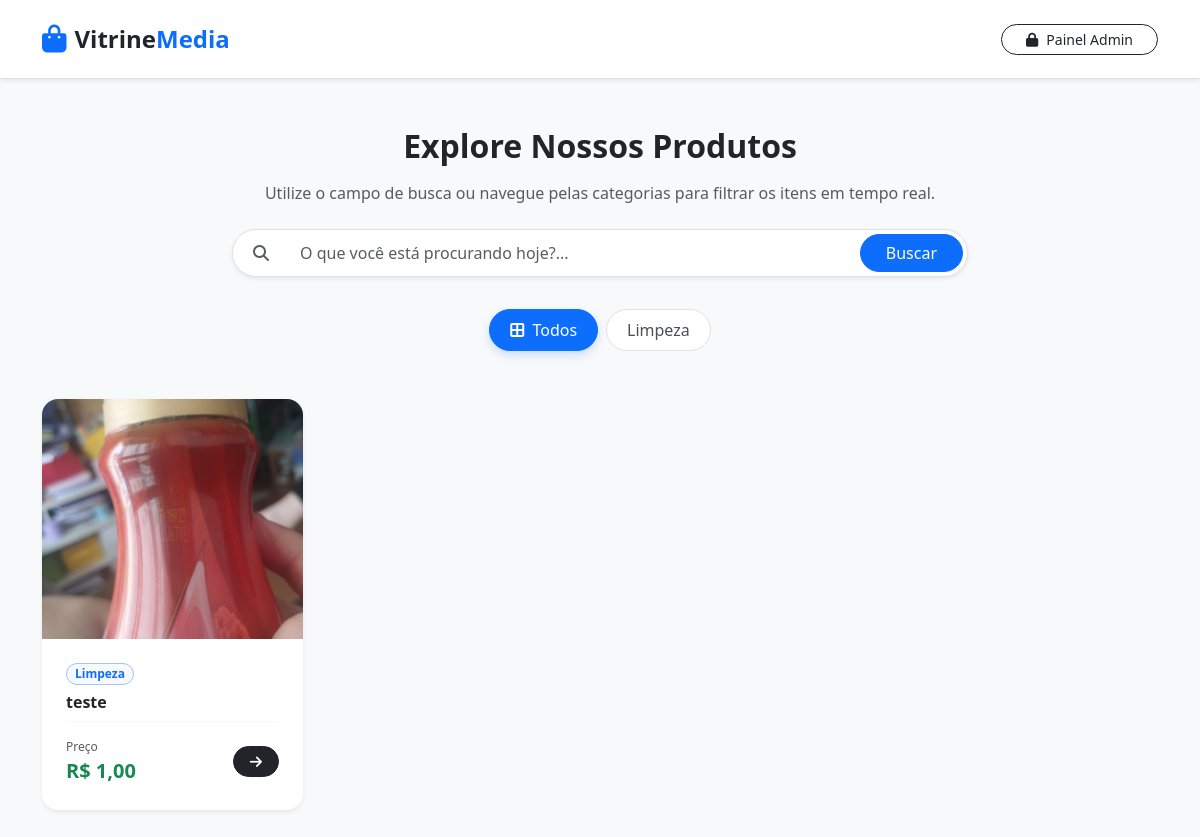
Before: / with the older database file.
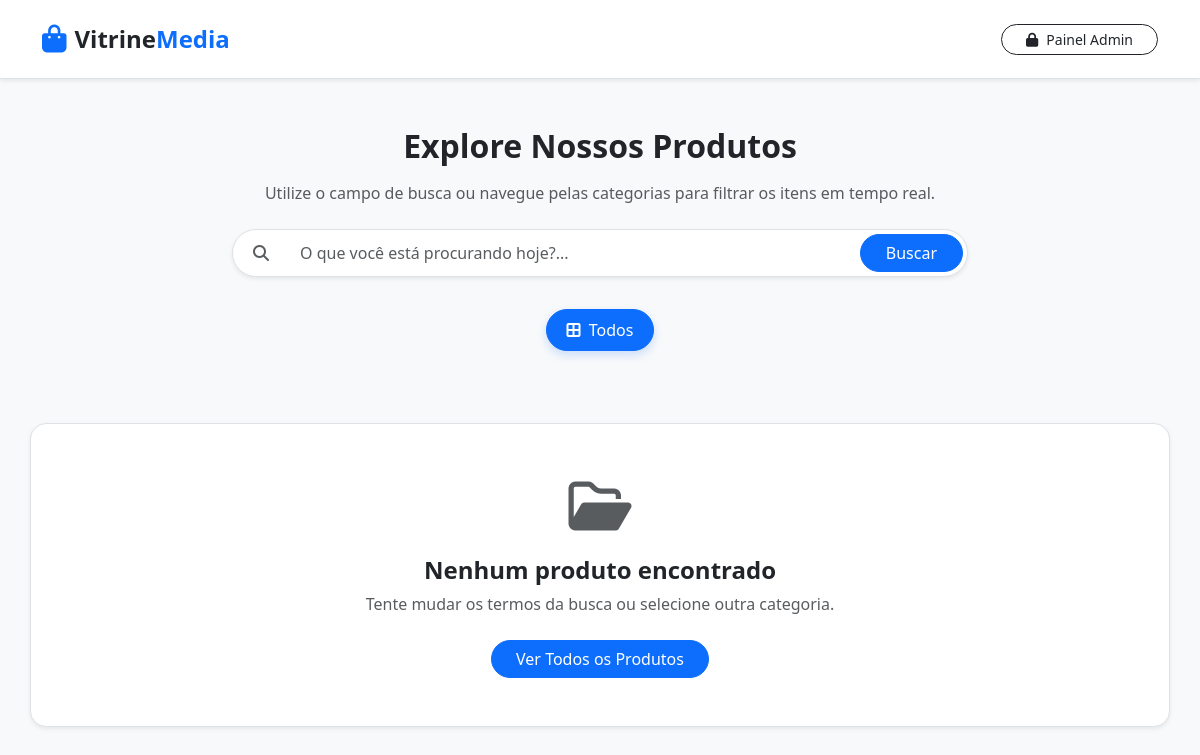
After: the same page with the newer database file.
### tables this page shows
CREATE TABLE `categorias` (
  `id` int(11) NOT NULL AUTO_INCREMENT,
  `nome` varchar(100) NOT NULL,
  `criado_em` timestamp NOT NULL DEFAULT CURRENT_TIMESTAMP,
  PRIMARY KEY (`id`)
);

CREATE TABLE `produtos` (
  `id` int(11) NOT NULL AUTO_INCREMENT,
  `categoria_id` int(11) NOT NULL,
  `nome` varchar(150) NOT NULL,
  `preco` decimal(10,2) NOT NULL,
  `criado_em` timestamp NOT NULL DEFAULT CURRENT_TIMESTAMP,
  `usuario_id` int(11) NOT NULL DEFAULT '1',
  PRIMARY KEY (`id`),
  KEY `categoria_id` (`categoria_id`),
  KEY `fk_produtos_usuarios` (`usuario_id`),
  CONSTRAINT `fk_produtos_usuarios` FOREIGN KEY (`usuario_id`) REFERENCES `usuarios` (`id`) ON DELETE CASCADE,
  CONSTRAINT `produtos_ibfk_1` FOREIGN KEY (`categoria_id`) REFERENCES `categorias` (`id`) ON DELETE CASCADE
);

### Controllers/ProdutoController.php (called while the page is built, shortened)
<?php
require_once __DIR__ . "/../Models/Produto.php";
require_once __DIR__ . "/../Models/Categoria.php";
class ProdutoController {
    private $model;
    private $catModel;
    public function __construct() {
        $this->model = new Produto();
        $this->catModel = new Categoria();
    }
    public function indexPublico() {
        $busca = isset($_GET["busca"]) ? trim($_GET["busca"]) : "";
        $cat_id = isset($_GET["categoria"]) ? filter_input(INPUT_GET, "categoria", FILTER_VALIDATE_INT) : "";
        $galeria = $this->model->allPublic($busca, $cat_id);
        $categorias = $this->catModel->all();
        $categoriaAtiva = $cat_id;
        require_once __DIR__ . "/../Views/galeria.php";
    }
}

### Models/Categoria.php (called while the page is built, shortened)
<?php
class Categoria {
    private $db;
    public function __construct() { global $pdo; $this->db = $pdo; }
    public function all($busca = "") {
        return $this->db->query("SELECT * FROM categorias ORDER BY nome ASC")->fetchAll(PDO::FETCH_ASSOC);
    }
}

### Models/Produto.php (called while the page is built, shortened)
<?php
class Produto {
    private $db;
    public function __construct() {
        global $pdo;
        $this->db = $pdo;
    }
    public function allPublic($busca = '', $cat_id = '') {
        $sql = "SELECT i.caminho, p.id as produto_id, p.nome as produto_nome, p.preco, c.nome as categoria_nome
                FROM produtos p
                LEFT JOIN imagens i ON i.produto_id = p.id AND i.id = (SELECT MIN(id) FROM imagens WHERE produto_id = p.id)
                JOIN categorias c ON p.categoria_id = c.id
                WHERE 1=1";
        $params = [];
        $sql .= " ORDER BY p.id DESC";
        $stmt = $this->db->prepare($sql);
        $stmt->execute($params);
        return $stmt->fetchAll(PDO::FETCH_ASSOC);
    }
}

### Views/galeria.php (the view, shortened to what this page needs)
<!DOCTYPE html>
<html lang="pt-BR">
<head>
    <link href="https://cdn.jsdelivr.net/npm/bootstrap@5.3.2/dist/css/bootstrap.min.css" rel="stylesheet">
    <link href="https://cdnjs.cloudflare.com/ajax/libs/font-awesome/6.4.0/css/all.min.css" rel="stylesheet">
</head>
<body>
    <nav class="navbar navbar-expand-lg navbar-white bg-white border-bottom sticky-top py-3 shadow-sm">
        <div class="container">
            <a class="navbar-brand d-flex align-items-center text-dark" href="index.php">
                <i class="fa-solid fa-bag-shopping text-primary me-2 fs-3"></i>
                <span class="fw-bold fs-4">Vitrine<span class="text-primary">Media</span></span>
            </a>
            <div class="ms-auto">
                <a href="index.php?rota=admin/dashboard" class="btn btn-outline-dark px-4 rounded-pill fw-medium btn-sm">
                    <i class="fa-solid fa-lock me-2"></i>Painel Admin
                </a>
            </div>
        </div>
    </nav>
    <div class="container py-5">
        <div class="row justify-content-center mb-5">
            <div class="col-lg-8 text-center">
                <h2 class="fw-bold text-dark mb-3">Explore Nossos Produtos</h2>
                <p class="text-muted mb-4">Utilize o campo de busca ou navegue pelas categorias para filtrar os itens em tempo real.</p>
                <form action="index.php" method="GET" class="d-flex shadow-sm rounded-pill p-1 bg-white mb-4 border">
                    <div class="input-group">
                        <span class="input-group-text bg-transparent border-0 text-muted ps-3"><i class="fa-solid fa-magnifying-glass"></i></span>
                        <input type="text" name="busca" class="form-control border-0 search-box shadow-none" placeholder="O que você está procurando hoje?..." value="<?= htmlspecialchars($busca) ?>">
                    </div>
                    <button type="submit" class="btn btn-primary btn-search fw-medium">Buscar</button>
                </form>
                <div class="d-flex gap-2 flex-wrap justify-content-center pt-2">
                    <a href="index.php?rota=galeria<?= !empty($busca) ? '&busca='.urlencode($busca) : '' ?>" class="btn-filtro <?= empty($categoriaAtiva) ? 'active' : '' ?>">
                        <i class="fa-solid fa-border-all me-1"></i> Todos
                    </a>
                    <?php foreach($categorias as $cat): ?>
                        <?php
                            $link = "index.php?rota=galeria&categoria=" . $cat['id'];
                            $isActive = ($categoriaAtiva == $cat['id']) ? 'active' : '';
                        ?>
                        <a href="<?= $link ?>" class="btn-filtro <?= $isActive ?>">
                            <?= htmlspecialchars($cat['nome']) ?>
                        </a>
                    <?php endforeach; ?>
                </div>
            </div>
        </div>
        <div class="row g-4">
            <?php if(!empty($galeria)): ?>
                <?php foreach($galeria as $g): ?>
                    <div class="col-sm-6 col-md-4 col-lg-3">
                        <div class="card h-100 card-produto shadow-sm bg-white">
                            <div class="img-wrapper">
                                <?php if (!empty($g['caminho'])): ?>
                                    <img src="<?= BASE_URL . htmlspecialchars($g['caminho']) ?>" alt="<?= htmlspecialchars($g['produto_nome']) ?>" loading="lazy">
                                <?php else: ?>
                                    <img src="https://placehold.co/600x400/ececec/999999?text=Sem+Imagem" alt="Produto sem foto" loading="lazy">
                                <?php endif; ?>
                            </div>
                            <div class="card-body d-flex flex-column p-4">
                                <span class="badge bg-light text-primary border border-primary-subtle rounded-pill align-self-start px-2 py-1 small mb-2 fw-semibold">
                                    <?= htmlspecialchars($g['categoria_nome']) ?>
                                </span>
                                <h5 class="fw-bold text-dark fs-6 text-truncate mb-2" title="<?= htmlspecialchars($g['produto_nome']) ?>">
                                    <?= htmlspecialchars($g['produto_nome']) ?>
                                </h5>
                                <div class="mt-auto pt-3 border-top border-light d-flex justify-content-between align-items-center">
                                    <div>
                                        <span class="text-muted d-block small" style="font-size: 0.75rem;">Preço</span>
                                        <span class="text-success fw-bold fs-5">R$ <?= number_format($g['preco'], 2, ",", ".") ?></span>
                                    </div>
                                    <a href="index.php?rota=detalhe&id=<?= $g['produto_id'] ?>" class="btn btn-dark btn-sm rounded-pill px-3" title="Ver Detalhes">
                                        <i class="fa-solid fa-arrow-right"></i>
                                    </a>
                                </div>
                            </div>
                        </div>
                    </div>
                <?php endforeach; ?>
            <?php else: ?>
                <div class="col-12 my-5 text-center py-5 bg-white rounded-4 shadow-sm border border-dashed">
                    <div class="text-muted display-4 mb-3"><i class="fa-regular fa-folder-open"></i></div>
                    <h4 class="fw-bold text-dark">Nenhum produto encontrado</h4>
                    <p class="text-muted">Tente mudar os termos da busca ou selecione outra categoria.</p>
                    <a href="index.php?rota=galeria" class="btn btn-primary rounded-pill px-4 mt-2">Ver Todos os Produtos</a>
                </div>
            <?php endif; ?>
        </div>
    </div>
</body>
</html>

### index.php (shortened to what this page needs)
<?php
$rota = isset($_GET["rota"]) ? $_GET["rota"] : "galeria";
switch ($rota) {
    case "galeria":
        require_once "Controllers/ProdutoController.php";
        (new ProdutoController())->indexPublico();
        break;
}

### Views/galeria.php (style rules this page uses)
body { background-color: #f8f9fa; font-family: 'Segoe UI', Tahoma, Geneva, Verdana, sans-serif; }
.btn-filtro { border-radius: 30px; padding: 8px 20px; font-weight: 500; transition: all 0.2s ease; border: 1px solid #dee2e6; background: #fff; color: #495057; text-decoration: none; display: inline-block; }
.btn-filtro:hover, .btn-filtro.active { background-color: #0d6efd; color: #fff; border-color: #0d6efd; box-shadow: 0 4px 10px rgba(13, 110, 253, 0.2); }
.search-box { border-radius: 30px; padding-left: 20px; }
.btn-search { border-radius: 30px; padding-left: 25px; padding-right: 25px; }
.card-produto { transition: transform 0.3s ease, box-shadow 0.3s ease; border: none; border-radius: 16px; overflow: hidden; }
.img-wrapper { position: relative; width: 100%; height: 240px; overflow: hidden; background-color: #eaeaea; }
.img-wrapper img { width: 100%; height: 100%; object-fit: cover; transition: transform 0.5s ease; }

Changed rows visible on the page:
removed categorias: nome "Limpeza"
removed produtos: categoria.nome "Limpeza", nome "teste", preco "1,00"
Other visible differences:
text now shown: "Nenhum produto encontrado Tente mudar os termos da busca ou selecione outra categoria. Ver Todos os Produtos"
